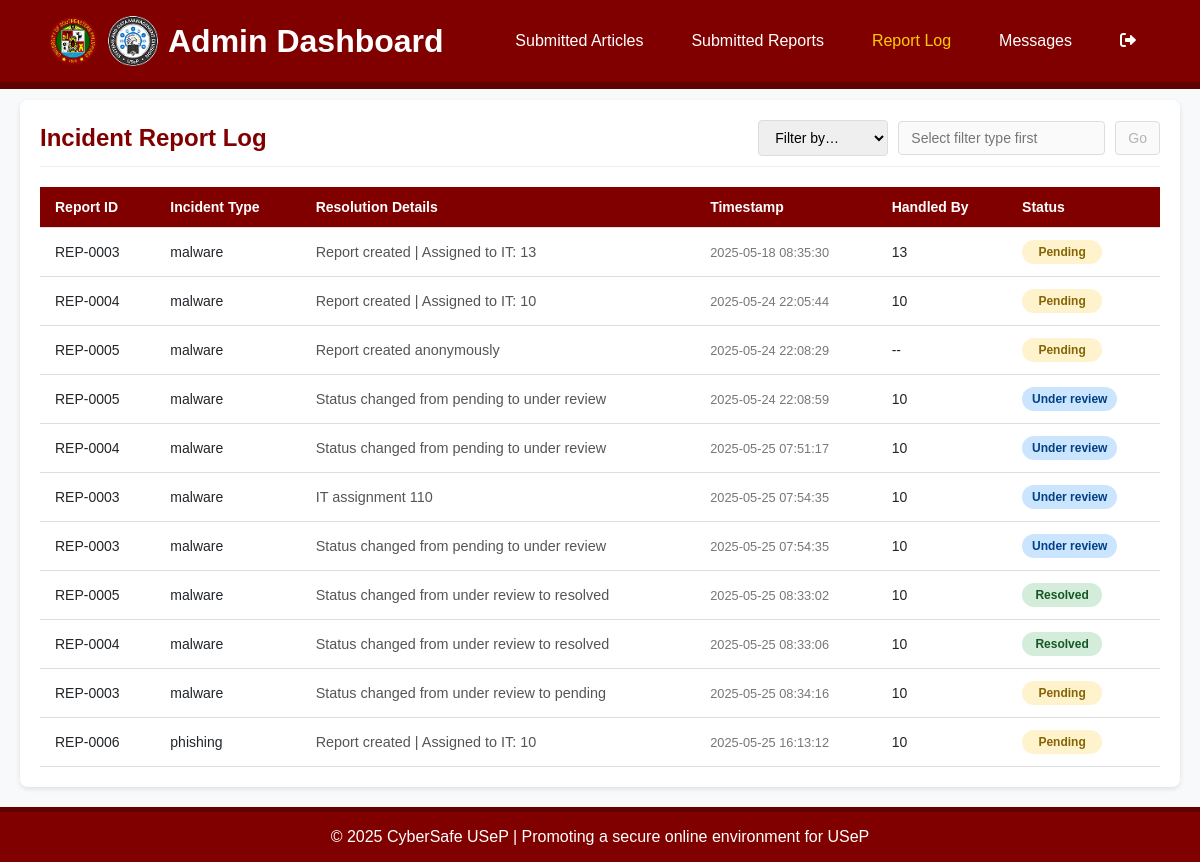
/admDashREPORTLOG.php (signed in), run on the app's committed database.
### tables this page shows
CREATE TABLE IF NOT EXISTS `reportlog` (
  `logID` int NOT NULL AUTO_INCREMENT,
  `reportID` int NOT NULL,
  `incidentType` varchar(50) NOT NULL,
  `status` enum('pending','under review','resolved') NOT NULL,
  `resolutionDetails` text,
  `logTimestamp` datetime NOT NULL DEFAULT CURRENT_TIMESTAMP,
  `itPersonnelID` int DEFAULT NULL,
  PRIMARY KEY (`logID`),
  KEY `idx_reportlog_report` (`reportID`),
  KEY `fk_reportlog_it` (`itPersonnelID`)
);

CREATE TABLE IF NOT EXISTS `reports` (
  `reportID` int NOT NULL AUTO_INCREMENT,
  `userID` int DEFAULT NULL,
  `itPersonnelID` int DEFAULT NULL,
  `anonymousFlag` tinyint(1) NOT NULL DEFAULT '0',
  `incidentType` varchar(50) NOT NULL,
  `description` text NOT NULL,
  `attachments` longblob,
  `submissionTimestamp` datetime NOT NULL DEFAULT CURRENT_TIMESTAMP,
  `status` enum('pending','under review','resolved') NOT NULL DEFAULT 'pending',
  `attachmentMime` varchar(100) DEFAULT NULL,
  `attachmentName` varchar(255) DEFAULT NULL,
  PRIMARY KEY (`reportID`),
  KEY `idx_reports_status` (`status`),
  KEY `idx_reports_incident` (`incidentType`),
  KEY `idx_reports_user` (`userID`),
  KEY `idx_reports_it` (`itPersonnelID`)
);

### admDashREPORTLOG.php (the view, shortened to what this page needs)
<?php
require 'db.php';
$filterType  = $_GET['filterType']  ?? '';
$filterValue = $_GET['filterValue'] ?? '';
$params       = [];
$sql = "
  SELECT
    rl.reportID,
    r.incidentType,
    rl.resolutionDetails,
    rl.logTimestamp,
    rl.itPersonnelID,
    rl.status
  FROM reportlog rl
  JOIN reports    r ON rl.reportID = r.reportID
";
$sql .= " ORDER BY rl.logTimestamp ASC";
$stmt = $pdo->prepare($sql);
$stmt->execute($params);
$logs = $stmt->fetchAll(PDO::FETCH_ASSOC);
?>
<!DOCTYPE html>
<html lang="en">
<head>
  <link rel="stylesheet" href="https://cdnjs.cloudflare.com/ajax/libs/font-awesome/6.0.0/css/all.min.css">
  <link rel="stylesheet" href="styles/admin-dashboard.css">
</head>
<body>
  <header class="header">
    <div id="logo">
      <img src="images/logo.jpg" alt="CyberSafe USeP Logo">
      <img src="images/sdmdlogo.png" alt="sdmdlogo">
      <h1>Admin Dashboard</h1>
    </div>
    <div class="desktop-nav">
      <nav class="nav">
        <a href="admDashSUBMITTEDART.php">Submitted Articles</a>
        <a href="admDashSUBMITTEDREP.php">Submitted Reports</a>
        <a href="admDashREPORTLOG.php" class="active">Report Log</a>
        <a href="admMessages.php">Messages</a>
        <a href="logout.php" class="logout-btn"><i class="fas fa-sign-out-alt"></i></a>
      </nav>
    </div>
  </header>
  <div class="admin-container">
    <div class="page-header">
      <h2 class="page-title">Incident Report Log</h2>
      <form method="get" class="filter-form">
        <select name="filterType" id="filterType" onchange="updateInput()" required>
          <option value="" disabled <?= $filterType===''?'selected':'' ?>>Filter by…</option>
        </select>
        <input
          type="text"
          name="filterValue"
          id="filterInput"
          placeholder="Select filter type first"
          value="<?= htmlspecialchars($filterValue) ?>"
          disabled
        />
        <button type="submit" id="filterGo" disabled>Go</button>
      </form>
    </div>
    <div class="table-responsive">
      <table class="data-table">
        <thead>
          <tr>
            <th>Report ID</th>
            <th>Incident Type</th>
            <th>Resolution Details</th>
            <th>Timestamp</th>
            <th>Handled By</th>
            <th>Status</th>
          </tr>
        </thead>
        <tbody>
          <?php if (empty($logs)): ?>
            <tr><td colspan="6" style="text-align:center;">No log entries found.</td></tr>
          <?php else: foreach ($logs as $row):
            $caseId = 'REP-' . str_pad($row['reportID'],4,'0',STR_PAD_LEFT);
            $handledBy = $row['itPersonnelID'] ?: '--';
            $cls = str_replace(' ','-',strtolower($row['status']));
          ?>
          <tr class="log-entry">
            <td><?= $caseId ?></td>
            <td><?= htmlspecialchars($row['incidentType'], ENT_QUOTES) ?></td>
            <td class="log-details"><?= nl2br(htmlspecialchars($row['resolutionDetails'], ENT_QUOTES)) ?></td>
            <td class="log-timestamp"><?= date('Y-m-d H:i:s', strtotime($row['logTimestamp'])) ?></td>
            <td><?= htmlspecialchars($handledBy, ENT_QUOTES) ?></td>
            <td>
              <span class="status status-<?= $cls ?>">
                <?= ucfirst(htmlspecialchars($row['status'], ENT_QUOTES)) ?>
              </span>
            </td>
          </tr>
          <?php endforeach; endif; ?>
        </tbody>
      </table>
    </div>
  </div>
  <footer>
    &copy; 2025 CyberSafe USeP | Promoting a secure online environment for USeP
  </footer>
</body>
</html>

### styles/admin-dashboard.css (style rules this page uses)
:root { --maroon: #800000; --dark-maroon: #500000; --light-gray: #f5f5f5; --medium-gray: #e0e0e0; --dark-gray: #333; --white: #ffffff; --green: #28a745; --yellow: #ffc107; --red: #dc3545; --blue: #007bff; }
* { margin: 0; padding: 0; box-sizing: border-box; font-family: Arial, sans-serif; }
body { background-color: #f8f9fa; color: #212529; }
.header { display: flex; justify-content: space-between; align-items: center; background-color: maroon; border-bottom: 7px solid rgb(97, 2, 2); padding: 1rem 3rem; position: fixed; width: 100%; top: 0; left: 0; z-index: 1001; }
.header img { width: 50px; height: 50px; }
.header #logo { gap: 10px; align-items: center; color: white; display: flex; }
.desktop-nav { display: block; }
.desktop-nav .nav { display: flex; gap: 1rem; }
.desktop-nav .nav a { text-decoration: none; color: white; font-size: 1rem; padding: 0.5rem 1rem; }
.desktop-nav .nav a:hover, .desktop-nav .nav a.active { color: #ffcc00; border-radius: 5px; }
footer { background-color: maroon; border-top: 5px solid rgb(97, 2, 2); color: white; text-align: center; padding: 1rem; margin-top: 220px; }

### admDashREPORTLOG.php (style rules this page uses)
body { display: flex; flex-direction: column; min-height: 100vh; padding-top: 80px; }
.admin-container { flex: 1; padding: 20px; margin: 20px; background-color: white; border-radius: 8px; box-shadow: 0 2px 5px rgba(0,0,0,0.1); }
footer { margin-top: auto; }
.page-header { display: flex; justify-content: space-between; align-items: center; margin-bottom: 20px; padding-bottom: 10px; border-bottom: 1px solid #eee; }
.page-title { font-size: 24px; color: maroon; }
.filter-form { display: flex; gap: 10px; align-items: center; }
.filter-form select, .filter-form input, .filter-form button { padding: 8px 12px; border: 1px solid #ddd; border-radius: 4px; font-size: 14px; }
.data-table { width: 100%; border-collapse: collapse; margin-top: 20px; font-size: 14px; }
.data-table th, .data-table td { padding: 12px 15px; text-align: left; border-bottom: 1px solid #ddd; vertical-align: middle; }
.data-table th { background-color: maroon; color: white; font-weight: bold; position: sticky; top: 80px; }
.log-details { font-size: 0.9rem; color: #555; }
.log-timestamp { font-size: 0.8rem; color: #777; white-space: nowrap; }
.status { display: inline-block; padding: 5px 10px; border-radius: 20px; font-weight: bold; font-size: 12px; text-align: center; min-width: 80px; }
.status-pending { background-color: #fff3cd; color: #856404; }
.status-under-review { background-color: #cce5ff; color: #004085; }
.status-resolved { background-color: #d4edda; color: #155724; }

### data on the page
reportlog: reportID "REP-0003", reportID.incidentType "malware", resolutionDetails "Report created | Assigned to IT: 13", logTimestamp "2025-05-18 08:35:30", itPersonnelID "13", status "Pending"
reportlog: reportID "REP-0004", reportID.incidentType "malware", resolutionDetails "Report created | Assigned to IT: 10", logTimestamp "2025-05-24 22:05:44", itPersonnelID "10", status "Pending"
reportlog: reportID "REP-0005", reportID.incidentType "malware", resolutionDetails "Report created anonymously", logTimestamp "2025-05-24 22:08:29", itPersonnelID "--", status "Pending"
reportlog: reportID "REP-0005", reportID.incidentType "malware", resolutionDetails "Status changed from pending to under review", logTimestamp "2025-05-24 22:08:59", itPersonnelID "10", status "Under review"
reportlog: reportID "REP-0004", reportID.incidentType "malware", resolutionDetails "Status changed from pending to under review", logTimestamp "2025-05-25 07:51:17", itPersonnelID "10", status "Under review"
reportlog: reportID "REP-0003", reportID.incidentType "malware", resolutionDetails "IT assignment 110", logTimestamp "2025-05-25 07:54:35", itPersonnelID "10", status "Under review"
reportlog: reportID "REP-0003", reportID.incidentType "malware", resolutionDetails "Status changed from pending to under review", logTimestamp "2025-05-25 07:54:35", itPersonnelID "10", status "Under review"
reportlog: reportID "REP-0005", reportID.incidentType "malware", resolutionDetails "Status changed from under review to resolved", logTimestamp "2025-05-25 08:33:02", itPersonnelID "10", status "Resolved"
reportlog: reportID "REP-0004", reportID.incidentType "malware", resolutionDetails "Status changed from under review to resolved", logTimestamp "2025-05-25 08:33:06", itPersonnelID "10", status "Resolved"
reportlog: reportID "REP-0003", reportID.incidentType "malware", resolutionDetails "Status changed from under review to pending", logTimestamp "2025-05-25 08:34:16", itPersonnelID "10", status "Pending"
reportlog: reportID "REP-0006", reportID.incidentType "phishing", resolutionDetails "Report created | Assigned to IT: 10", logTimestamp "2025-05-25 16:13:12", itPersonnelID "10", status "Pending"
